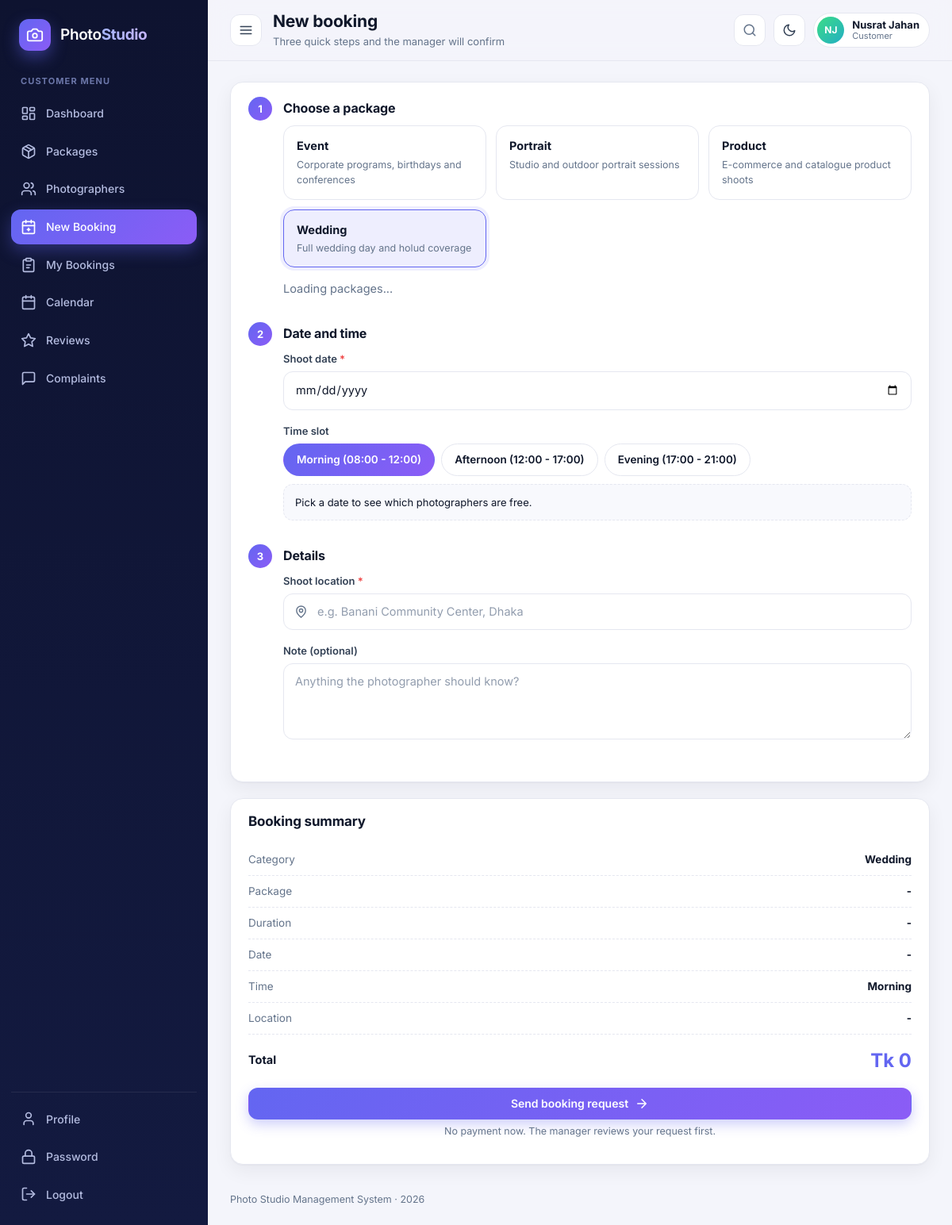
Page /view/customer/new-booking.php?package_id=1 (signed in) on the committed database.
### tables this page shows
CREATE TABLE categories (
	id INT PRIMARY KEY AUTO_INCREMENT,
	name VARCHAR(100) NOT NULL,
	description VARCHAR(255)
);

### model/BaseModel.php (called while the page is built, shortened)
<?php
class BaseModel {
	public function establishConnection() {
		$db = new DBConnection();
		return $db->connect();
	}
	protected function run($sql, $types = '', $params = array()) {
		$conn = $this->establishConnection();
		$stmt = $conn->prepare($sql);
		if ($types !== '') {
			$stmt->bind_param($types, ...$params);
		}
		$stmt->execute();
		return $stmt;
	}
	protected function all($sql, $types = '', $params = array()) {
		$stmt = $this->run($sql, $types, $params);
		$result = $stmt->get_result();
		$rows = array();
		while ($row = $result->fetch_assoc()) {
			$rows[] = $row;
		}
		return $rows;
	}
	protected function one($sql, $types = '', $params = array()) {
		$rows = $this->all($sql, $types, $params);
		return count($rows) > 0 ? $rows[0] : null;
	}
}

### model/Package.php (called while the page is built, shortened)
<?php
require_once __DIR__ . '/BaseModel.php';
class Package extends BaseModel {
	public function getPackageById($id) {
		return $this->one("SELECT p.*, c.name AS category_name FROM packages p JOIN categories c ON p.category_id = c.id WHERE p.id = ?",
			'i', array((int)$id));
	}
}

### model/User.php (called while the page is built, shortened)
<?php
require_once __DIR__ . '/BaseModel.php';
class User extends BaseModel {
	public function getUserById($id) {
		return $this->one("SELECT * FROM users WHERE id = ?", 'i', array((int)$id));
	}
}

### model/Category.php (called while the page is built, shortened)
<?php
require_once __DIR__ . '/BaseModel.php';
class Category extends BaseModel {
	public function getAllCategories() {
		return $this->all("SELECT * FROM categories ORDER BY name");
	}
}

### view/customer/new-booking.php (the view, shortened to what this page needs)
<?php
require_once __DIR__ . '/../../includes/helpers.php';
require_role('customer');
require_once __DIR__ . '/../../model/Category.php';
require_once __DIR__ . '/../../model/Package.php';
$category = new Category();
$categoryList = $category->getAllCategories();
$package = new Package();
$prePkg = isset($_GET['package_id']) ? (int)$_GET['package_id'] : (int)old('package_id', 0);
$preRow = $prePkg > 0 ? $package->getPackageById($prePkg) : null;
$preCat = $preRow ? $preRow['category_id'] : 0;
require_once __DIR__ . '/../../includes/header.php';
?>
<form action="<?php echo e(app_url('controller/booking-handler.php')) ?>" method="post" id="bookingForm"
	data-pre-pkg="<?php echo e($preRow ? $preRow['id'] : '') ?>" data-pre-cat="<?php echo e($preCat ?: '') ?>" novalidate>
	<div class="wizard">
		<div class="card" style="margin-bottom:0">
			<div class="card-body">
				<div class="wiz-step">
					<span class="wiz-num">1</span>
					<div class="wiz-body">
						<h3>Choose a package</h3>
						<div class="choice-grid mb-2">
							<?php foreach ($categoryList as $c) { ?>
								<label class="choice"><input type="radio" name="category_id" value="<?php echo e($c['id']) ?>" data-name="<?php echo e($c['name']) ?>">
									<span class="choice-box"><span class="choice-title"><?php echo e($c['name']) ?></span><span class="choice-sub"><?php echo e($c['description']) ?></span></span></label>
							<?php } ?>
						</div>
						<div class="choice-grid" id="pkgChoices"><span class="muted">Pick a category to see its packages.</span></div>
					</div>
				</div>
				<div class="wiz-step">
					<span class="wiz-num">2</span>
					<div class="wiz-body">
						<h3>Date and time</h3>
						<div class="field"><label for="booking_date" class="req">Shoot date</label>
							<input type="date" id="booking_date" name="booking_date" min="<?php echo date('Y-m-d') ?>" value="<?php echo e(old('booking_date')) ?>" required></div>
						<div class="label">Time slot</div>
						<div class="flex flex-wrap gap-1">
							<?php foreach (array('Morning', 'Afternoon', 'Evening') as $slot) { ?>
								<label class="check-pill"><input type="radio" name="booking_time" value="<?php echo $slot ?>" <?php echo old('booking_time', 'Morning') == $slot ? 'checked' : '' ?>><span><?php echo e(time_slot_label($slot)) ?></span></label>
							<?php } ?>
						</div>
						<div class="avail-box" id="availBox">Pick a date to see which photographers are free.</div>
					</div>
				</div>
				<div class="wiz-step">
					<span class="wiz-num">3</span>
					<div class="wiz-body" style="padding-bottom:0">
						<h3>Details</h3>
						<div class="field"><label for="location" class="req">Shoot location</label>
							<div class="input-icon"><?php echo icon('pin') ?><input type="text" id="location" name="location" value="<?php echo e(old('location')) ?>" placeholder="e.g. Banani Community Center, Dhaka" required></div>
							<span class="error" id="location_error"></span></div>
						<div class="field"><label for="note">Note (optional)</label>
							<textarea id="note" name="note" maxlength="500" placeholder="Anything the photographer should know?"><?php echo e(old('note')) ?></textarea></div>
					</div>
				</div>
			</div>
		</div>
		<div class="card summary">
			<div class="card-head"><h2>Booking summary</h2></div>
			<div class="card-body">
				<div class="sum-row"><span>Category</span><b id="sumCat">-</b></div>
				<div class="sum-row"><span>Package</span><b id="sumPkg">-</b></div>
				<div class="sum-row"><span>Duration</span><b id="sumDur">-</b></div>
				<div class="sum-row"><span>Date</span><b id="sumDate">-</b></div>
				<div class="sum-row"><span>Time</span><b id="sumTime">-</b></div>
				<div class="sum-row"><span>Location</span><b id="sumLoc">-</b></div>
				<div class="sum-total"><span>Total</span><b id="sumTotal">Tk 0</b></div>
				<button type="submit" class="btn btn-primary btn-block mt-2">Send booking request <?php echo icon('arrow') ?></button>
				<p class="help center mt-1">No payment now. The manager reviews your request first.</p>
			</div>
		</div>
	</div>
</form>
<?php clear_old(); require_once __DIR__ . '/../../includes/footer.php'; ?>

### rows in the picture
categories: name "Event", description "Corporate programs, birthdays and conferences"
categories: name "Portrait", description "Studio and outdoor portrait sessions"
categories: name "Product", description "E-commerce and catalogue product shoots"
categories: name "Wedding", description "Full wedding day and holud coverage"

### other values in the picture
$_SESSION['role'] "CUSTOMER"
$item[1] "Dashboard"
$item[1] "Packages"
$item[1] "Photographers"
$item[1] "New Booking"
$item[1] "My Bookings"
$item[1] "Calendar"
$item[1] "Reviews"
$item[1] "Complaints"
$pageTitle "New booking"
$pageSubtitle "Three quick steps and the manager will confirm"
initials($name) "NJ"
$_SESSION['name'] "Nusrat Jahan"
$_SESSION['role'] "Customer"
time_slot_label($slot) "Morning (08:00 - 12:00)"
